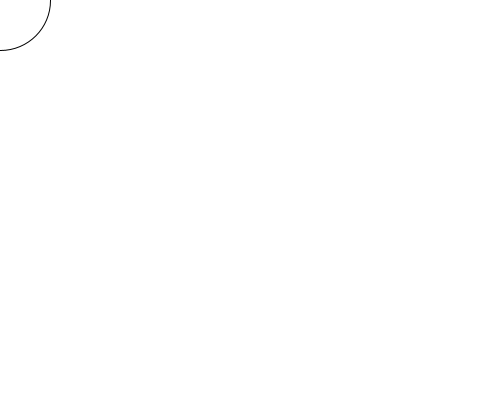
Frame 1 (no input)
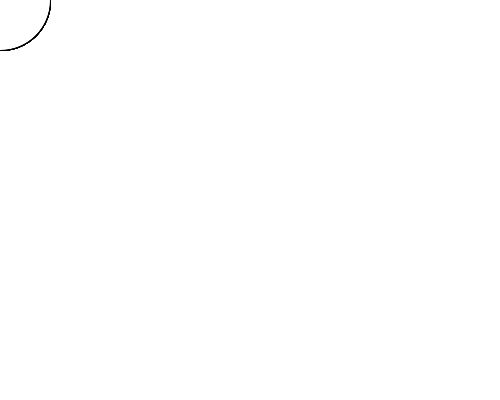
Frame 60 (the mouse pressed at the canvas centre just before this capture)
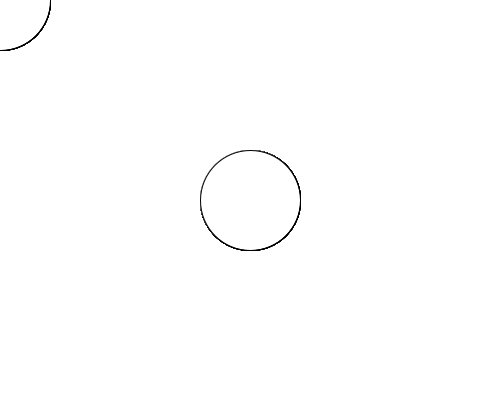
Frame 120 (the mouse held since frame 60 and released just before this capture)

The Processing sketch that drew these frames (run headless with seeded random() and noise(); from frame 60 on, the mouse is pressed at the canvas centre):

// Processing sketch: noBackground
// ── noBackground.pde
void setup() {
  size(500, 400); // arguments in soze determing width and height variables
  background(255);

}


void draw() {
  ellipse(mouseX, mouseY, 100, 100); // mouseX and mouseY give 
                                     // coordinates of mouse in canvas
 
}
